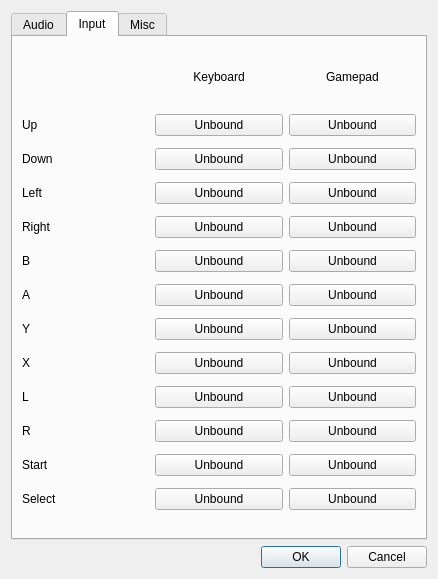
<?xml version="1.0" encoding="UTF-8"?>
<ui version="4.0">
 <class>SettingsDialog</class>
 <widget class="QDialog" name="SettingsDialog">
  <property name="windowModality">
   <enum>Qt::ApplicationModal</enum>
  </property>
  <property name="geometry">
   <rect>
    <x>0</x>
    <y>0</y>
    <width>438</width>
    <height>579</height>
   </rect>
  </property>
  <property name="windowTitle">
   <string>Settings</string>
  </property>
  <property name="modal">
   <bool>true</bool>
  </property>
  <layout class="QGridLayout" name="gridLayout_4">
   <item row="0" column="0">
    <widget class="QTabWidget" name="tabWidget">
     <property name="currentIndex">
      <number>1</number>
     </property>
     <widget class="QWidget" name="tabAudio">
      <attribute name="title">
       <string>Audio</string>
      </attribute>
      <layout class="QGridLayout" name="gridLayout_3">
       <item row="0" column="0">
        <widget class="QWidget" name="widget" native="true">
         <property name="maximumSize">
          <size>
           <width>16777215</width>
           <height>150</height>
          </size>
         </property>
         <layout class="QGridLayout" name="gridLayout_5">
          <item row="0" column="0">
           <widget class="QCheckBox" name="chkAudioEnabled">
            <property name="text">
             <string>Enabled</string>
            </property>
            <property name="checked">
             <bool>true</bool>
            </property>
           </widget>
          </item>
          <item row="1" column="0">
           <widget class="QLabel" name="lblAudioVolume">
            <property name="text">
             <string>Volume</string>
            </property>
           </widget>
          </item>
          <item row="1" column="1" colspan="3">
           <widget class="QSlider" name="sldAudioVolume">
            <property name="maximum">
             <number>255</number>
            </property>
            <property name="value">
             <number>128</number>
            </property>
            <property name="orientation">
             <enum>Qt::Horizontal</enum>
            </property>
           </widget>
          </item>
          <item row="2" column="0">
           <widget class="QCheckBox" name="chkAudioChannel1">
            <property name="text">
             <string>Channel 1</string>
            </property>
            <property name="checked">
             <bool>true</bool>
            </property>
           </widget>
          </item>
          <item row="2" column="1">
           <widget class="QCheckBox" name="chkAudioChannel2">
            <property name="text">
             <string>Channel 2</string>
            </property>
            <property name="checked">
             <bool>true</bool>
            </property>
           </widget>
          </item>
          <item row="2" column="2">
           <widget class="QCheckBox" name="chkAudioChannel3">
            <property name="text">
             <string>Channel 3</string>
            </property>
            <property name="checked">
             <bool>true</bool>
            </property>
           </widget>
          </item>
          <item row="2" column="3">
           <widget class="QCheckBox" name="chkAudioChannel4">
            <property name="text">
             <string>Channel 4</string>
            </property>
            <property name="checked">
             <bool>true</bool>
            </property>
           </widget>
          </item>
         </layout>
        </widget>
       </item>
      </layout>
     </widget>
     <widget class="QWidget" name="tabInput">
      <attribute name="title">
       <string>Input</string>
      </attribute>
      <layout class="QGridLayout" name="gridLayout_6">
       <item row="6" column="2">
        <widget class="QPushButton" name="btnAPad">
         <property name="text">
          <string>Unbound</string>
         </property>
        </widget>
       </item>
       <item row="3" column="2">
        <widget class="QPushButton" name="btnLeftPad">
         <property name="text">
          <string>Unbound</string>
         </property>
        </widget>
       </item>
       <item row="8" column="1">
        <widget class="QPushButton" name="btnXKey">
         <property name="text">
          <string>Unbound</string>
         </property>
        </widget>
       </item>
       <item row="4" column="1">
        <widget class="QPushButton" name="btnRightKey">
         <property name="text">
          <string>Unbound</string>
         </property>
        </widget>
       </item>
       <item row="11" column="2">
        <widget class="QPushButton" name="btnStartPad">
         <property name="text">
          <string>Unbound</string>
         </property>
        </widget>
       </item>
       <item row="7" column="2">
        <widget class="QPushButton" name="btnYPad">
         <property name="text">
          <string>Unbound</string>
         </property>
        </widget>
       </item>
       <item row="0" column="2">
        <widget class="QLabel" name="label_2">
         <property name="maximumSize">
          <size>
           <width>16777215</width>
           <height>50</height>
          </size>
         </property>
         <property name="text">
          <string>Gamepad</string>
         </property>
         <property name="alignment">
          <set>Qt::AlignCenter</set>
         </property>
        </widget>
       </item>
       <item row="12" column="0">
        <widget class="QLabel" name="label_13">
         <property name="text">
          <string>Select</string>
         </property>
        </widget>
       </item>
       <item row="9" column="1">
        <widget class="QPushButton" name="btnLKey">
         <property name="text">
          <string>Unbound</string>
         </property>
        </widget>
       </item>
       <item row="6" column="1">
        <widget class="QPushButton" name="btnAKey">
         <property name="text">
          <string>Unbound</string>
         </property>
        </widget>
       </item>
       <item row="1" column="1">
        <widget class="QPushButton" name="btnUpKey">
         <property name="text">
          <string>Unbound</string>
         </property>
        </widget>
       </item>
       <item row="3" column="1">
        <widget class="QPushButton" name="btnLeftKey">
         <property name="text">
          <string>Unbound</string>
         </property>
        </widget>
       </item>
       <item row="12" column="2">
        <widget class="QPushButton" name="btnSelectPad">
         <property name="text">
          <string>Unbound</string>
         </property>
        </widget>
       </item>
       <item row="2" column="0">
        <widget class="QLabel" name="label_7">
         <property name="text">
          <string>Down</string>
         </property>
        </widget>
       </item>
       <item row="12" column="1">
        <widget class="QPushButton" name="btnSelectKey">
         <property name="text">
          <string>Unbound</string>
         </property>
        </widget>
       </item>
       <item row="5" column="1">
        <widget class="QPushButton" name="btnBKey">
         <property name="text">
          <string>Unbound</string>
         </property>
        </widget>
       </item>
       <item row="1" column="2">
        <widget class="QPushButton" name="btnUpPad">
         <property name="text">
          <string>Unbound</string>
         </property>
        </widget>
       </item>
       <item row="4" column="2">
        <widget class="QPushButton" name="btnRightPad">
         <property name="text">
          <string>Unbound</string>
         </property>
        </widget>
       </item>
       <item row="5" column="2">
        <widget class="QPushButton" name="btnBPad">
         <property name="text">
          <string>Unbound</string>
         </property>
        </widget>
       </item>
       <item row="11" column="1">
        <widget class="QPushButton" name="btnStartKey">
         <property name="text">
          <string>Unbound</string>
         </property>
        </widget>
       </item>
       <item row="4" column="0">
        <widget class="QLabel" name="label_9">
         <property name="text">
          <string>Right</string>
         </property>
        </widget>
       </item>
       <item row="2" column="2">
        <widget class="QPushButton" name="btnDownPad">
         <property name="text">
          <string>Unbound</string>
         </property>
        </widget>
       </item>
       <item row="5" column="0">
        <widget class="QLabel" name="label_10">
         <property name="text">
          <string>B</string>
         </property>
        </widget>
       </item>
       <item row="0" column="1">
        <widget class="QLabel" name="label">
         <property name="maximumSize">
          <size>
           <width>16777215</width>
           <height>50</height>
          </size>
         </property>
         <property name="text">
          <string>Keyboard</string>
         </property>
         <property name="alignment">
          <set>Qt::AlignCenter</set>
         </property>
        </widget>
       </item>
       <item row="7" column="1">
        <widget class="QPushButton" name="btnYKey">
         <property name="text">
          <string>Unbound</string>
         </property>
        </widget>
       </item>
       <item row="8" column="2">
        <widget class="QPushButton" name="btnXPad">
         <property name="text">
          <string>Unbound</string>
         </property>
        </widget>
       </item>
       <item row="11" column="0">
        <widget class="QLabel" name="label_12">
         <property name="text">
          <string>Start</string>
         </property>
        </widget>
       </item>
       <item row="9" column="2">
        <widget class="QPushButton" name="btnLPad">
         <property name="text">
          <string>Unbound</string>
         </property>
        </widget>
       </item>
       <item row="1" column="0">
        <widget class="QLabel" name="label_3">
         <property name="text">
          <string>Up</string>
         </property>
        </widget>
       </item>
       <item row="3" column="0">
        <widget class="QLabel" name="label_8">
         <property name="text">
          <string>Left</string>
         </property>
        </widget>
       </item>
       <item row="6" column="0">
        <widget class="QLabel" name="label_11">
         <property name="text">
          <string>A</string>
         </property>
        </widget>
       </item>
       <item row="2" column="1">
        <widget class="QPushButton" name="btnDownKey">
         <property name="text">
          <string>Unbound</string>
         </property>
        </widget>
       </item>
       <item row="10" column="1">
        <widget class="QPushButton" name="btnRKey">
         <property name="text">
          <string>Unbound</string>
         </property>
        </widget>
       </item>
       <item row="10" column="2">
        <widget class="QPushButton" name="btnRPad">
         <property name="text">
          <string>Unbound</string>
         </property>
        </widget>
       </item>
       <item row="10" column="0">
        <widget class="QLabel" name="label_4">
         <property name="text">
          <string>R</string>
         </property>
        </widget>
       </item>
       <item row="9" column="0">
        <widget class="QLabel" name="label_5">
         <property name="text">
          <string>L</string>
         </property>
        </widget>
       </item>
       <item row="8" column="0">
        <widget class="QLabel" name="label_6">
         <property name="text">
          <string>X</string>
         </property>
        </widget>
       </item>
       <item row="7" column="0">
        <widget class="QLabel" name="label_14">
         <property name="text">
          <string>Y</string>
         </property>
        </widget>
       </item>
      </layout>
     </widget>
     <widget class="QWidget" name="tabMisc">
      <attribute name="title">
       <string>Misc</string>
      </attribute>
      <layout class="QGridLayout" name="gridLayout_2"/>
     </widget>
    </widget>
   </item>
   <item row="1" column="0">
    <widget class="QDialogButtonBox" name="buttonBox">
     <property name="orientation">
      <enum>Qt::Horizontal</enum>
     </property>
     <property name="standardButtons">
      <set>QDialogButtonBox::Cancel|QDialogButtonBox::Ok</set>
     </property>
    </widget>
   </item>
  </layout>
 </widget>
 <resources/>
 <connections>
  <connection>
   <sender>buttonBox</sender>
   <signal>accepted()</signal>
   <receiver>SettingsDialog</receiver>
   <slot>accept()</slot>
   <hints>
    <hint type="sourcelabel">
     <x>248</x>
     <y>254</y>
    </hint>
    <hint type="destinationlabel">
     <x>157</x>
     <y>274</y>
    </hint>
   </hints>
  </connection>
  <connection>
   <sender>buttonBox</sender>
   <signal>rejected()</signal>
   <receiver>SettingsDialog</receiver>
   <slot>reject()</slot>
   <hints>
    <hint type="sourcelabel">
     <x>316</x>
     <y>260</y>
    </hint>
    <hint type="destinationlabel">
     <x>286</x>
     <y>274</y>
    </hint>
   </hints>
  </connection>
 </connections>
</ui>
